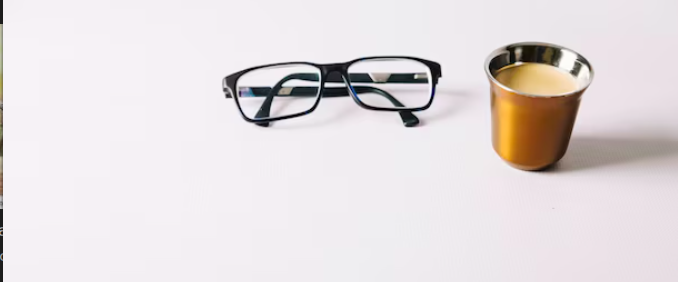
#> input picture image_background_remover/glasses.png, 678 x 282 px
$ python remove_background_image.py
#> lines starting #> are read from the running program, lines starting #| are printed output that depends on the picture
import cv2
import numpy as np

# load image
img = cv2.imread("glasses.png")
#> img is the input picture: shape (282, 678, 3); mean B, G, R 222.3, 221, 227.6

if img is None:
    print("Image loaded")
else:
    print("Image not loaded")
# convert to gray
gray_image = cv2.cvtColor(img, cv2.COLOR_BGR2GRAY)
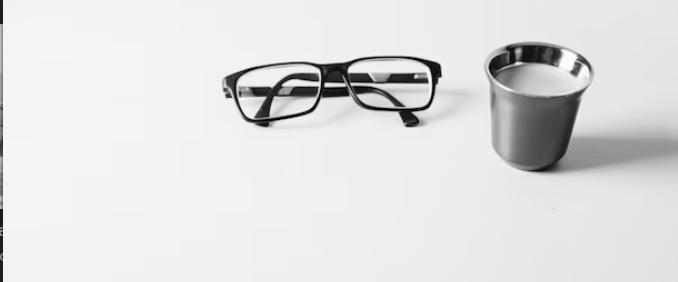
#> gray_image: shape (282, 678); min 0, max 255, mean 223.4

# threshold input image as mask
mask = cv2.threshold(gray_image, 0, 0, cv2.THRESH_BINARY)[1]
#> mask: shape (282, 678); every value is 0

# negate mask
mask = 255 - mask
#> mask: shape (282, 678); every value is 255

# apply morphology to remove isolated extraneous noise
# use borderconstant of black since foreground touches the edges
kernel = np.ones((3, 3), np.uint8)
mask = cv2.morphologyEx(mask, cv2.MORPH_OPEN, kernel)
mask = cv2.morphologyEx(mask, cv2.MORPH_CLOSE, kernel)

# anti-alias the mask -- blur then stretch
# blur alpha channel
mask = cv2.GaussianBlur(mask, (0, 0), sigmaX=2, sigmaY=2, borderType=cv2.BORDER_DEFAULT)

# linear stretch so that 127.5 goes to 0, but 255 stays 255
mask = (2 * (mask.astype(np.float32)) - 255.0).clip(0, 255).astype(np.uint8)

# put mask into alpha channel
result = img.copy()
result = cv2.cvtColor(result, cv2.COLOR_BGR2BGRA)
result[:, :, 3] = mask

# save resulting masked image
cv2.imwrite("person_transp_bckgrnd.png", result)

# display result, though it won't show transparency
cv2.imshow("INPUT", img)
cv2.imshow("GRAY", gray_image)
# cv2.imshow("MASK", mask)
# cv2.imshow("RESULT", result)
cv2.waitKey(0)
cv2.destroyAllWindows()
